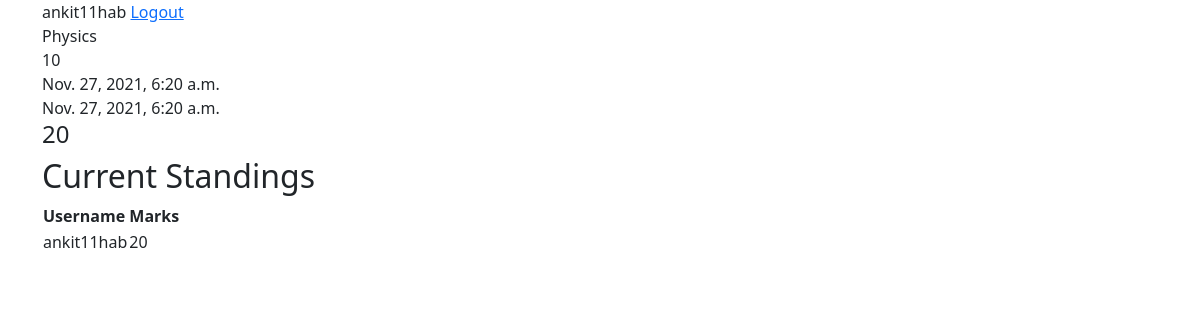
The page /question/4 (signed in) on the database as committed earlier.
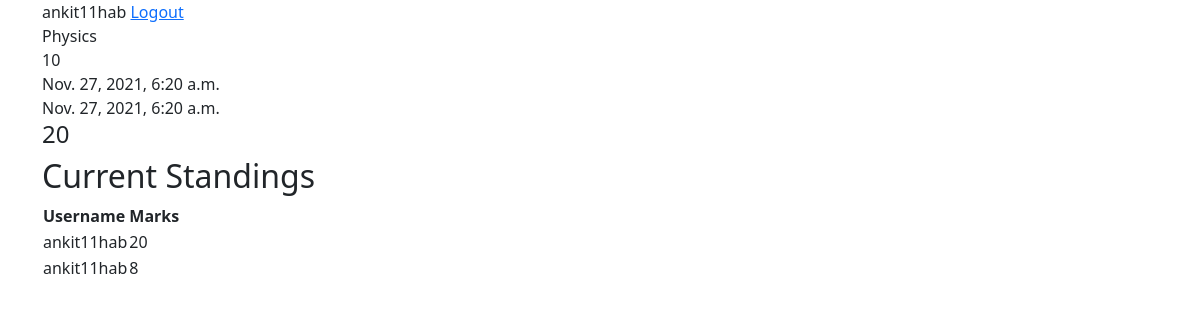
The same page on the database as committed later.
### users/models.py (models this page shows, shortened)
class Submission(models.Model):
    question = models.ForeignKey(Question, on_delete=models.CASCADE)
    submitted_answer = models.CharField(max_length=200)
    marks_obtd = models.IntegerField(default=0)
    submitted = models.BooleanField(default=False)
    user = models.ForeignKey(User, on_delete=models.CASCADE)

### base/views.py (the view)
# urls.py: path('question/<int:pk>', views.detail_view, name='question-detail'),
@login_required
def detail_view(request,pk):
    question = Question.objects.get(pk = pk)
    all_submissions = Submission.objects.filter(submitted=True)
    if Submission.objects.filter(question=question, user = request.user).first():
        submission = Submission.objects.filter(question=question, user = request.user).first()
    else:
        submission = Submission(question=question, submitted=False, submitted_answer = "", user = request.user)
        submission.save()
    return render(request, 'base/question_detail.html', {'question':question,'submission':submission,'all_submissions':all_submissions})

### base/templates/base/question_detail.html
{% extends 'base/base.html' %}
{% block content %}
{{ user.username }}
<a href="{% url 'logout' %}">Logout</a>
<div>{{ question.title }}</div>
<div>{{ question.classs }}</div>
<div>{{ question.start_time }}</div>
<div>{{ question.end_time }}</div>
{% if submission.submitted %}
    <h4>{{submission.marks_obtd}}</h4>
    <h2>Current Standings</h2>
    <table>
        <tr>
            <th>Username</th>
            <th>Marks</th>
        </tr>
        {% for curr_submission in all_submissions %}
        <tr>
            <td>{{ curr_submission.user.username }}</td>
            <td>{{ curr_submission.marks_obtd }}</td>
        </tr>
        {% endfor %}
    </table>
{% else %}
    <a href = "{% url 'answer-form' question.id %}">Attempt</a>
{% endif %}
{% endblock %}

Rows that differ between the two databases and show on the page:
now on this page (row edited): Submission: user.username "ankit11hab", marks_obtd "8"
